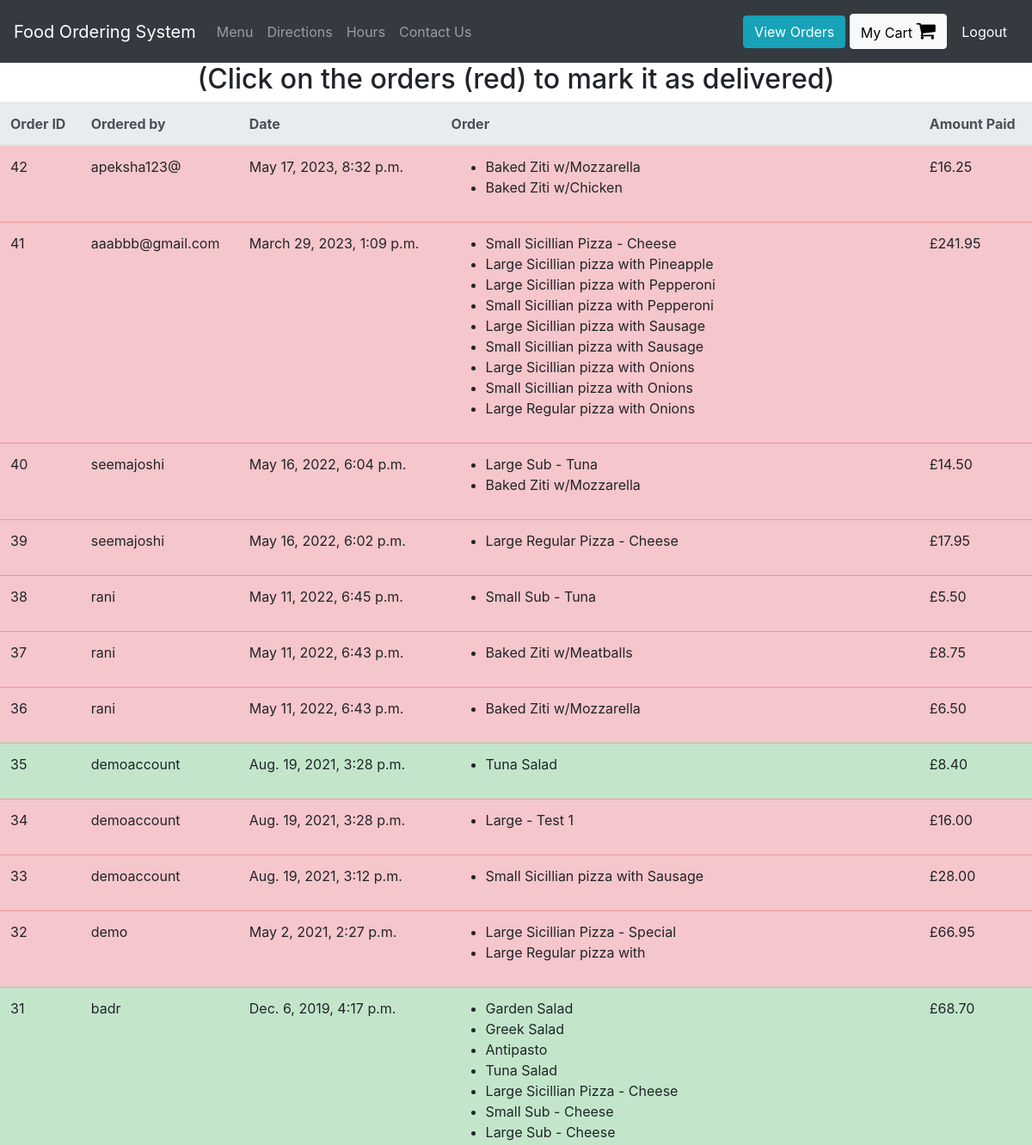
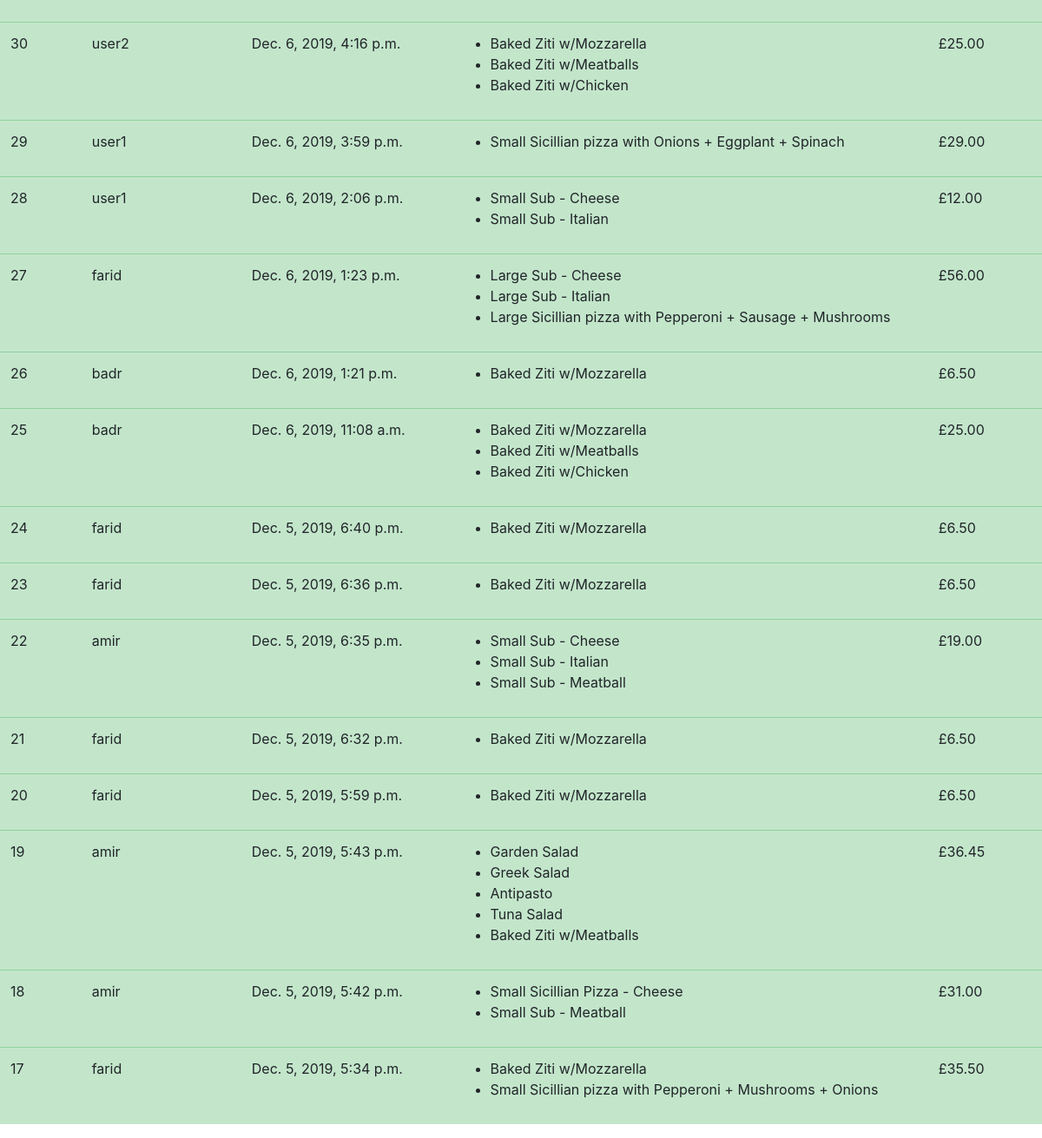
Page /view-orders (signed in) on the committed database (2 pictures, top to bottom).
### orders/models.py (models this page shows, shortened)
class UserOrder(models.Model):
    username = models.CharField(max_length=200) #who placed the order
    order = models.TextField() #this will be a string representation of the cart from localStorage
    price = models.DecimalField(max_digits=6, decimal_places=2) #how much was the order
    time_of_order  = models.DateTimeField(default=datetime.now, blank=True)
    delivered = models.BooleanField()

### orders/views.py (the view)
# urls.py: path("view-orders", views.view_orders, name="view_orders"),
def view_orders(request):
    if request.user.is_superuser:
        rows = UserOrder.objects.all().order_by('-time_of_order')
        return render(request, "orders/orders.html", context = {"rows":rows})
    else:
        rows = UserOrder.objects.all().filter(username = request.user.username).order_by('-time_of_order')
        return render(request, "orders/orders.html", context = {"rows":rows})

### orders/templatetags/custom_tags.py (called while the page is built)
@register.filter(name="format_cart")
def format_cart(value):
    return value[1:-1].split(",")

@register.filter(name="format_cart_item")
def format_cart_item(value):
    return value.replace("'","")

### orders/templates/orders/orders.html
{% extends 'orders/header.html' %}
{% load custom_tags %}
{% block content %}
<div class="container-fluid">
  <div class="row justify-content-center">
    {% if user.is_superuser %}
      <h2>(Click on the orders (red) to mark it as delivered)</h2>
    {% else %}
      <h2> Orders by: {{user.get_username}} </h2>
    {% endif %}
    <table class="table">
        <thead class="thead-light">
        <tr>
          <th scope="col">Order ID</th>
          <th scope="col">Ordered by</th>
          <th scope="col">Date</th>
          <th scope="col">Order</th>
          <th scope="col">Amount Paid</th>
        </tr>
        </thead>
        <tbody id = "orders_table">
          {% for row in rows %}
          {% if row.delivered %}
            <tr class="table-success">
          {% else %}
            <tr class="table-danger mark-as-complete">
          {% endif %}
              <td>{{row.id}}</td>
              <td>{{row.username}}</td>
              <td>{{row.time_of_order}}</td>
              <td >
                <ul>
                  {% for item in row.order|format_cart %}
                    <li>{{item|format_cart_item}}</li>
                  {% endfor %}
                </ul>
              </td>
              <td>£{{row.price}}</td>
            </tr>
          {% endfor %}
        </tbody>
    </table>
  </div>
</div>
{% endblock %}

### rows in the picture
UserOrder: id "42", username "apeksha123@", time_of_order "May 17, 2023, 8:32 p.m.", order "Baked Ziti w/Mozzarella" "Baked Ziti w/Chicken", price "16.25"
UserOrder: id "41", username "aaabbb@gmail.com", time_of_order "March 29, 2023, 1:09 p.m.", order "Small Sicillian Pizza - Cheese" "Large Sicillian pizza with Pineapple" "Large Sicillian pizza with Pepperoni" "Small Sicillian pizza with Pepperoni" "Large Sicillian pizza with Sausage" "Small Sicillian pizza with Sausage" "Large Sicillian pizza with Onions" "Small Sicillian pizza with Onions" "Large Regular pizza with Onions", price "241.95"
UserOrder: id "40", username "seemajoshi", time_of_order "May 16, 2022, 6:04 p.m.", order "Large Sub - Tuna" "Baked Ziti w/Mozzarella", price "14.50"
UserOrder: id "39", username "seemajoshi", time_of_order "May 16, 2022, 6:02 p.m.", order "Large Regular Pizza - Cheese", price "17.95"
UserOrder: id "38", username "rani", time_of_order "May 11, 2022, 6:45 p.m.", order "Small Sub - Tuna", price "5.50"
UserOrder: id "37", username "rani", time_of_order "May 11, 2022, 6:43 p.m.", order "Baked Ziti w/Meatballs", price "8.75"
UserOrder: id "36", username "rani", time_of_order "May 11, 2022, 6:43 p.m.", order "Baked Ziti w/Mozzarella", price "6.50"
UserOrder: id "35", username "demoaccount", time_of_order "Aug. 19, 2021, 3:28 p.m.", order "Tuna Salad", price "8.40"
UserOrder: id "34", username "demoaccount", time_of_order "Aug. 19, 2021, 3:28 p.m.", order "Large - Test 1", price "16.00"
UserOrder: id "33", username "demoaccount", time_of_order "Aug. 19, 2021, 3:12 p.m.", order "Small Sicillian pizza with Sausage", price "28.00"
UserOrder: id "32", username "demo", time_of_order "May 2, 2021, 2:27 p.m.", order "Large Sicillian Pizza - Special" "Large Regular pizza with", price "66.95"
UserOrder: id "31", username "badr", time_of_order "Dec. 6, 2019, 4:17 p.m.", order "Garden Salad" "Greek Salad" "Antipasto" "Tuna Salad" "Large Sicillian Pizza - Cheese" "Small Sub - Cheese" "Large Sub - Cheese", price "68.70"
UserOrder: id "30", username "user2", time_of_order "Dec. 6, 2019, 4:16 p.m.", order "Baked Ziti w/Mozzarella" "Baked Ziti w/Meatballs" "Baked Ziti w/Chicken", price "25.00"
UserOrder: id "29", username "user1", time_of_order "Dec. 6, 2019, 3:59 p.m.", order "Small Sicillian pizza with Onions + Eggplant + Spinach", price "29.00"
UserOrder: id "28", username "user1", time_of_order "Dec. 6, 2019, 2:06 p.m.", order "Small Sub - Cheese" "Small Sub - Italian", price "12.00"
UserOrder: id "27", username "farid", time_of_order "Dec. 6, 2019, 1:23 p.m.", order "Large Sub - Cheese" "Large Sub - Italian" "Large Sicillian pizza with Pepperoni + Sausage + Mushrooms", price "56.00"
UserOrder: id "26", username "badr", time_of_order "Dec. 6, 2019, 1:21 p.m.", order "Baked Ziti w/Mozzarella", price "6.50"
UserOrder: id "25", username "badr", time_of_order "Dec. 6, 2019, 11:08 a.m.", order "Baked Ziti w/Mozzarella" "Baked Ziti w/Meatballs" "Baked Ziti w/Chicken", price "25.00"
UserOrder: id "24", username "farid", time_of_order "Dec. 5, 2019, 6:40 p.m.", order "Baked Ziti w/Mozzarella", price "6.50"
UserOrder: id "23", username "farid", time_of_order "Dec. 5, 2019, 6:36 p.m.", order "Baked Ziti w/Mozzarella", price "6.50"
UserOrder: id "22", username "amir", time_of_order "Dec. 5, 2019, 6:35 p.m.", order "Small Sub - Cheese" "Small Sub - Italian" "Small Sub - Meatball", price "19.00"
UserOrder: id "21", username "farid", time_of_order "Dec. 5, 2019, 6:32 p.m.", order "Baked Ziti w/Mozzarella", price "6.50"
UserOrder: id "20", username "farid", time_of_order "Dec. 5, 2019, 5:59 p.m.", order "Baked Ziti w/Mozzarella", price "6.50"
UserOrder: id "19", username "amir", time_of_order "Dec. 5, 2019, 5:43 p.m.", order "Garden Salad" "Greek Salad" "Antipasto" "Tuna Salad" "Baked Ziti w/Meatballs", price "36.45"
UserOrder: id "18", username "amir", time_of_order "Dec. 5, 2019, 5:42 p.m.", order "Small Sicillian Pizza - Cheese" "Small Sub - Meatball", price "31.00"
UserOrder: id "17", username "farid", time_of_order "Dec. 5, 2019, 5:34 p.m.", order "Baked Ziti w/Mozzarella" "Small Sicillian pizza with Pepperoni + Mushrooms + Onions", price "35.50"
